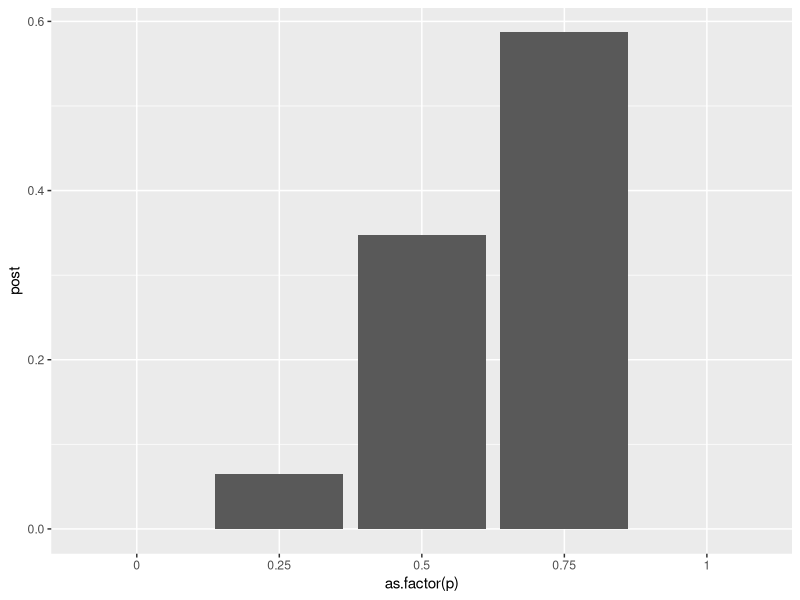
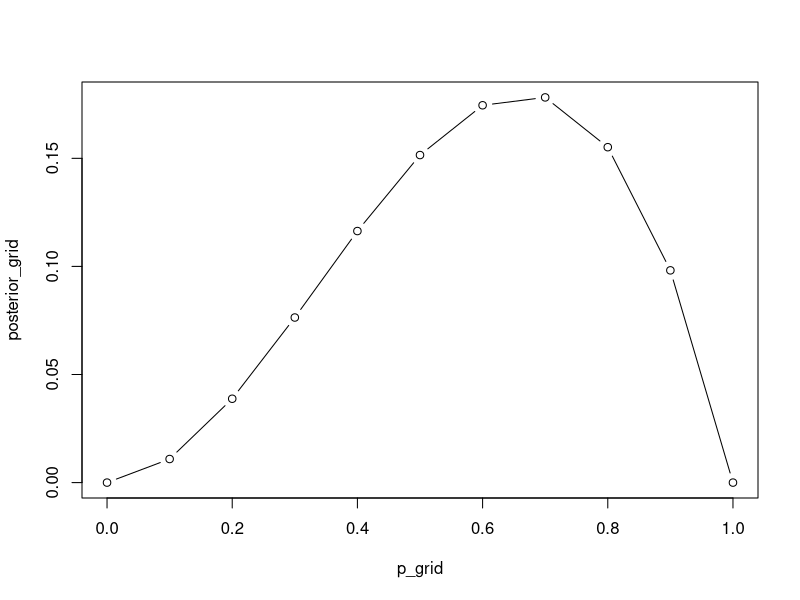
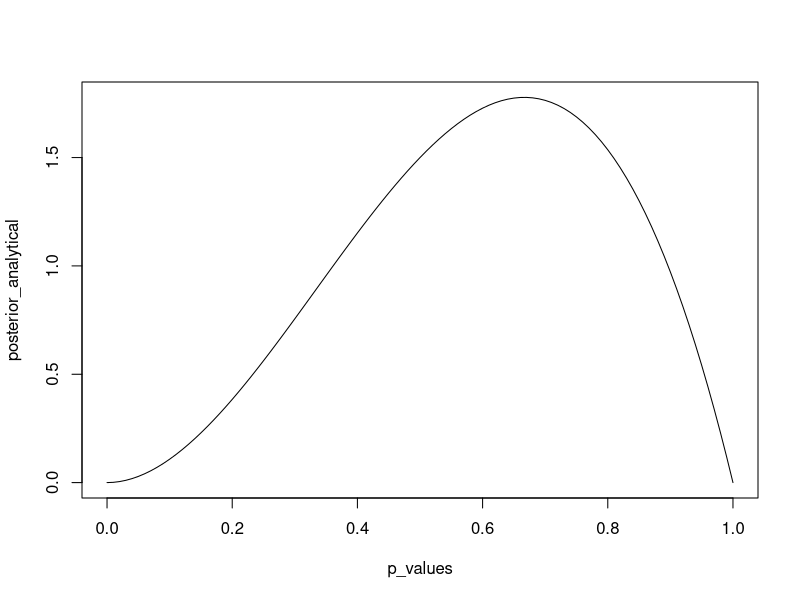
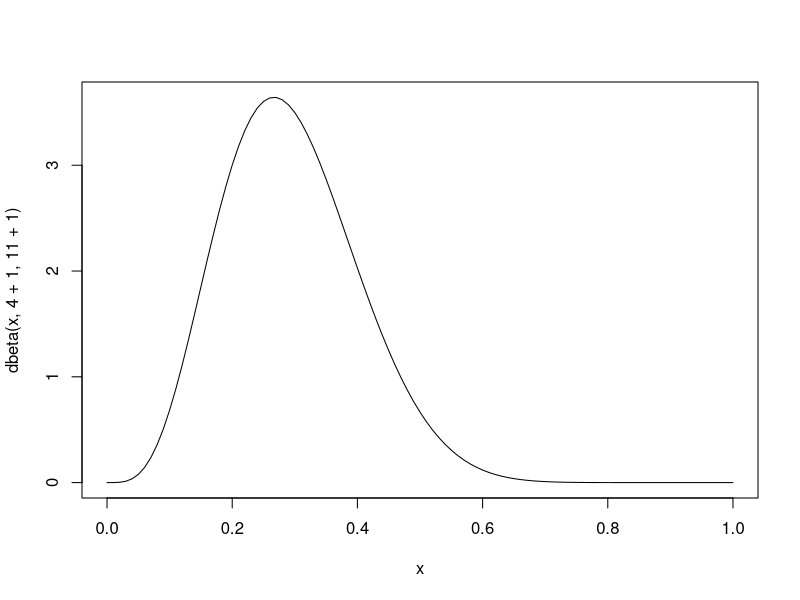
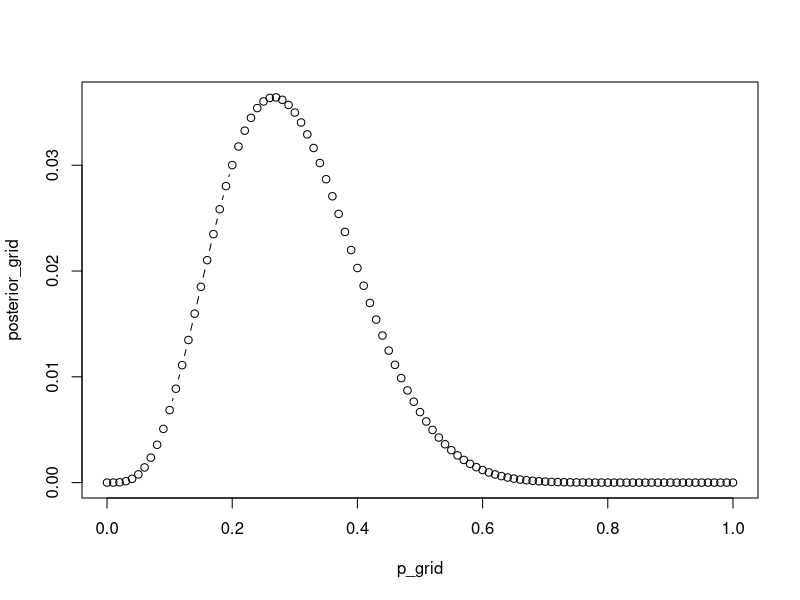
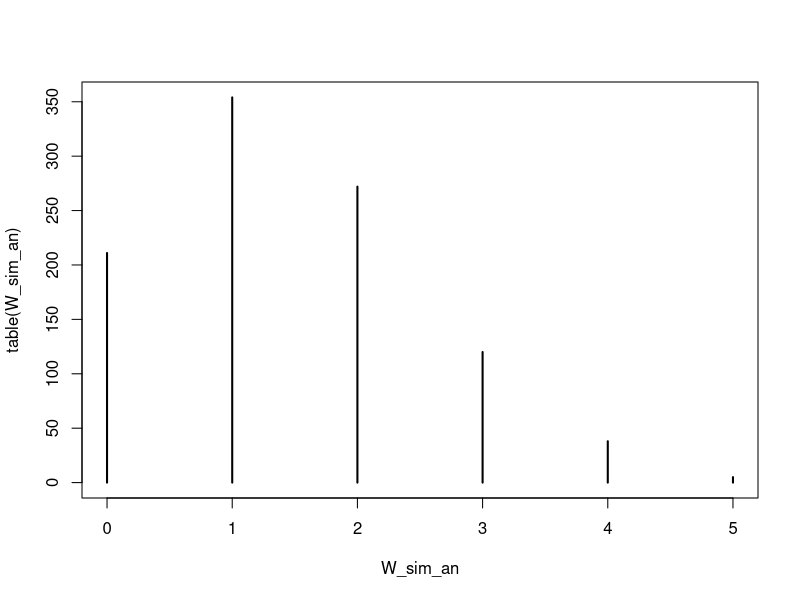
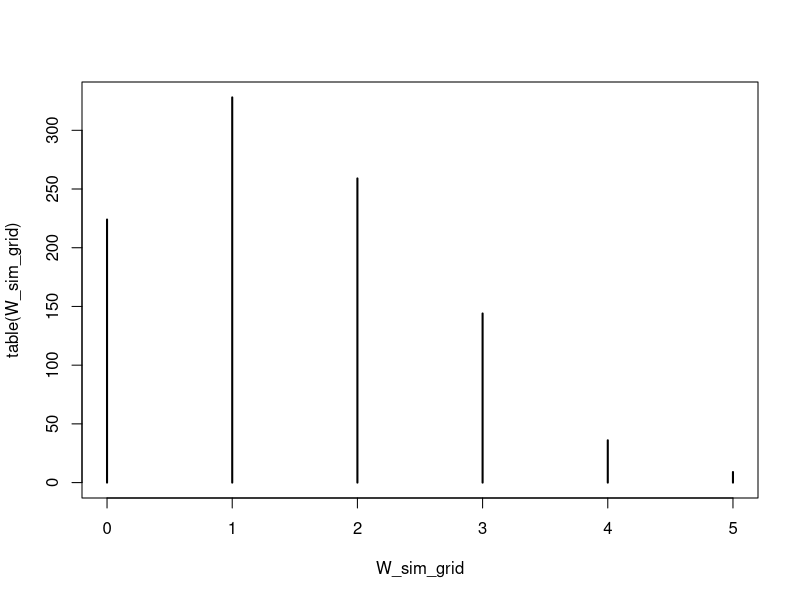

The R script that drew these images, in order:
## ---- chunk 1
knitr::opts_chunk$set(echo = TRUE)
library(ggplot2)
## ---- chunk 2
# get ways for given p, number of W and number of L
get_ways <- function(p, numW, numL) {
  ways <- (4 * p)^numW * (4-4*p)^numL
  return(ways)
}
## ---- chunk 3
get_ways(p=0.75, numW=2, numL=1)
## ---- chunk 4
p<-c(0, 0.25, 0.50, 0.75,1)
sapply(p, get_ways, numW=2, numL=1)
## ---- chunk 5
ways <- sapply(p, get_ways, numW=2, numL=1)
prob <- ways/sum(ways)
data.frame(p, ways, prob)
## ---- chunk 6
compute_posterior <- function(my_sample, p) {
  W <- sum(my_sample == "W")
  L <- sum(my_sample == "L")
  
  ways <- sapply(p, get_ways, numW=W, numL=L)
  post <- ways/sum(ways)
  data.frame(p, ways, post)
}

compute_posterior(c("W", "L", "W"), p=p)
## ---- chunk 7
compute_posterior(c("W", "L", "W","W"), p=p)
## ---- chunk 8
posterior<- compute_posterior(c("W", "L", "W","W"), p=p)

ggplot(posterior, aes(y=post, x=as.factor(p))) +
  geom_col() 
## ---- chunk 9
p_grid <- c(0, 0.1, 0.2, 0.3, 0.4, 0.5, 0.6, 0.7, 0.8, 0.9, 1)
## ---- chunk 10
prior <- c(1, 1, 1, 1, 1, 1, 1, 1, 1, 1, 1)
## ---- chunk 11
get_ways_grid <- function(p, numW, numL) {
  # more like a likelihood but same spirit
  # refer to page 33, or you can use dbinom(numW, numW+numL, p)
  
  likelihood <-(factorial(numW+numL)/(factorial(numW)*factorial(numL))) * (p^numW * (1-p)^numL)
return(likelihood)
  
}

## ---- chunk 12
get_ways_grid(p=0.5, 2,1)
## ---- chunk 13
compute_posterior_grid <- function(my_sample, prior, p) {
  W <- sum(my_sample == "W")
  L <- sum(my_sample == "L")
  
  # likelihood for each grid value
  likelihood <- sapply(p_grid, get_ways_grid, numW=W, numL=L)
  
  unstandardized_posterior <- likelihood * prior
  ## normalize posterior so they sum up to 1
  posterior <- unstandardized_posterior / sum(unstandardized_posterior)
  return(posterior)
}
## ---- chunk 14
observation <- c("W", "L", "W")
prior <- c(1, 1, 1, 1, 1, 1, 1, 1, 1, 1, 1)
p_grid <- c(0, 0.1, 0.2, 0.3, 0.4, 0.5, 0.6, 0.7, 0.8, 0.9, 1)
posterior_grid <-compute_posterior_grid(observation, prior=prior, p_grid)
print(posterior_grid)
## ---- chunk 15
plot(p_grid, posterior_grid, "b")
## ---- chunk 16
## Note that this is true for the "unassuming" prior.
compute_posterior_analytical <-function(my_sample, p_values) {
  W <- sum(my_sample == "W")
  L <- sum(my_sample == "L")
  
  posterior <- dbeta(p_values, W+1, L+1)
  return(posterior)
}

## We can c
p_values <- seq(0,1,0.01) # we can be generous here
posterior_analytical <- compute_posterior_analytical(c("W","L","W"), p_values)
## ---- chunk 17
plot(p_values, posterior_analytical,"l")
## ---- chunk 18
  curve(dbeta(x, 4+1, 11+1), from=0, to=1)
## ---- chunk 19
observation <- c(rep("W", 4), rep("L", 11))
print(observation)
## ---- chunk 20
p_grid <- seq(0,1,0.01)
prior <- rep(1, length(p_grid)) # we would like to create 1 as prior for each p value
posterior_grid <- compute_posterior_grid(observation, prior, p_grid)

plot(p_grid, posterior_grid, "b")
## ---- chunk 21
# Get a sample of p values
p_samples <- rbeta(1000, 4+1, 11+1)
 
# For each p value, draw 5 samples
W_sim_an <- rbinom(1000, 5, p=p_samples)


plot(table(W_sim_an))

## ---- chunk 22
# Sample from p values, given their probabilities (posterior)
p_samples <- sample(p_grid, 1000, prob=posterior_grid, replace=TRUE)
 
# For each p value, draw 5 samples
W_sim_grid <- rbinom(1000, 5, p=p_samples)


plot(table(W_sim_grid))

## ---- chunk 23
sum(W_sim_an >=3) / length(W_sim_an)
## ---- chunk 24
sum(W_sim_grid >=3) / length(W_sim_grid)
